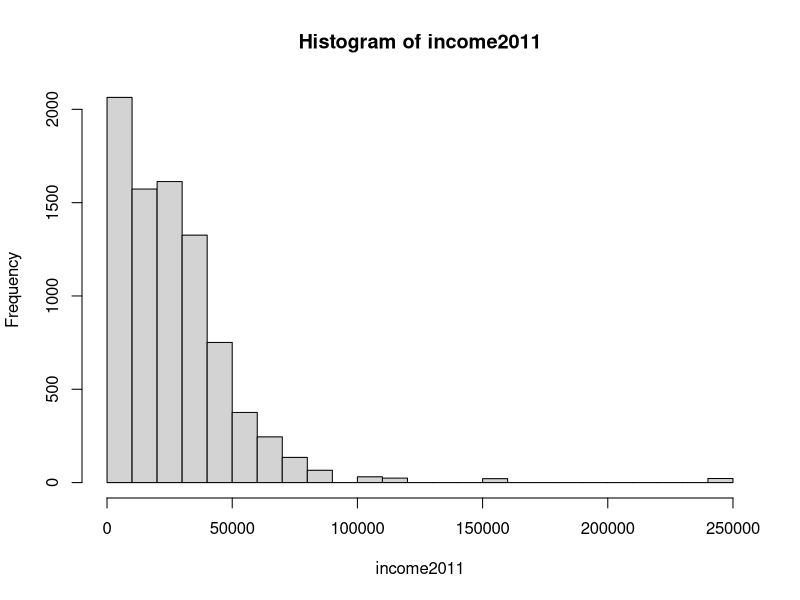
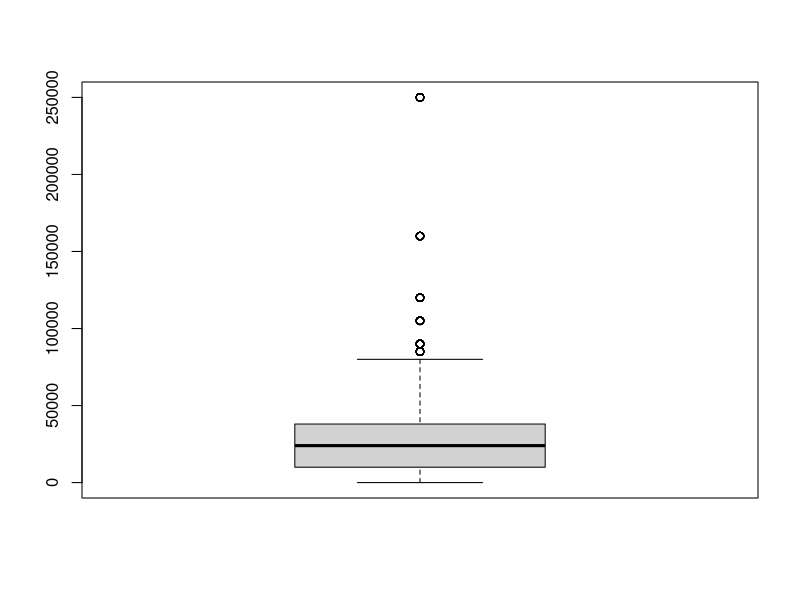

R code for these plots, in order:
els2002 = read.csv(file="./resources/ELS2002.csv", head=TRUE, sep=",")
head(els2002)
attach(els2002)
mean(income2011)
median(income2011)
hist(income2011, breaks=20)
summary(income2011)
boxplot(income2011)
IQR(income2011)